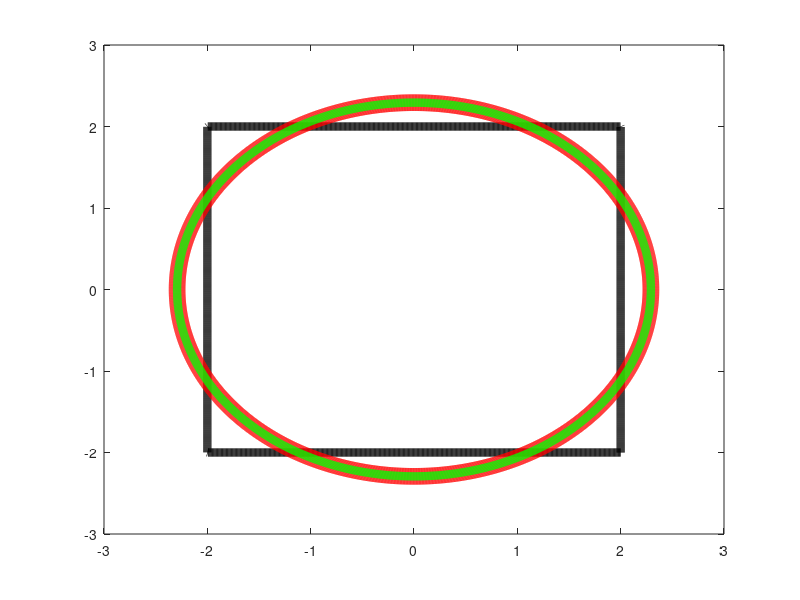

Source code (MATLAB): (Note: this script raises an error after producing the figure.)
% Fourier coefficients using trapezoidal rule + partial sums visualization
clear; clc;

% Parameters
R = 2;
T = 1;
omega = @(n) 2*pi*n;

% Time discretization for integration
Nt = 100000;
t_int = linspace(-1/8, 7/8, Nt);
dt = t_int(2) - t_int(1);

% Piecewise function f(t), zero outside domain
func = @(t) ...
    ((t >= -1/8 & t < 1/8) .* (2 + 16i * t) + ...
     (t >= 1/8  & t < 3/8) .* (4 - 16*t + 2i) + ...
     (t >= 3/8  & t < 5/8) .* (-2 + 1i*(8 - 16*t)) + ...
     (t >= 5/8  & t < 7/8) .* (-12 + 16*t - 2i)) ...
    .* (t >= -1/8 & t <= 7/8);

% Precompute f(t) on integration grid
ft = func(t_int);

% Time vector for plotting (including closure point)
t = linspace(-1/8, 7/8, 2000);
t = [t, t(1)];
ft_plot = func(t);
valid = (ft_plot ~= 0);  % mask to remove spurious points

% Plot f(t)
f = figure();
plot(real(ft_plot(valid)), imag(ft_plot(valid)), 'k', 'LineWidth', 6); hold on;

% Evaluate and plot G_N(t)
Ns = [1, 2, 3, 10];
colors = ['r', 'g', 'b', 'm'];
widths = [12, 6, 7, 8];

for i = 1:length(Ns)
    N = Ns(i);
    n_vals = -N:N;
    c = zeros(size(n_vals));
    
    % Compute Fourier coefficients using trapezoidal rule
    for k = 1:length(n_vals)
        n = n_vals(k);
        c(k) = trapz(t_int, ft .* exp(-1i * omega(n) * t_int));  % numerical integration over t_int
    end

    % Compute partial sum G_N(t)
    GN = zeros(size(t));
    for k = 1:length(n_vals)
        GN = GN + c(k) * exp(1i * omega(n_vals(k)) * t);
    end

    % Plot partial sum
    plot(real(GN), imag(GN), colors(i), 'LineWidth', widths(i));
    
    % Report coefficients for N = 2
    if N == 2
        disp('--- Коэффициенты c_n при N = 2 (trapz) ---');
        disp(table(n_vals.', real(c(:)), imag(c(:)), abs(c(:)), ...
            'VariableNames', {'n', 'Re_cn', 'Im_cn', 'Abs_cn'}));
    end
end

legend('f(t)', 'G_1(t)', 'G_2(t)', 'G_3(t)', 'G_{10}(t)', "FontSize", 22);
xlabel('Вещественная часть', 'FontSize', 20); ylabel('Мнимая часть', 'FontSize', 20);
xlim([-2.5 2.5]);
ylim([-2.5, 2.5]);
title('Параметрические графики f(t) и G_N(t) на комплексной плоскости', 'FontSize', 25);
axis equal; grid on;
%%
set(gcf, 'PaperPositionMode', 'auto');
set(gcf, 'Position', [100, 100, 1800, 1000]);
set(gca, 'FontSize', 22, 'GridLineWidth', 3, 'LineWidth', 2);
exportgraphics(f, "images\30.jpg")
